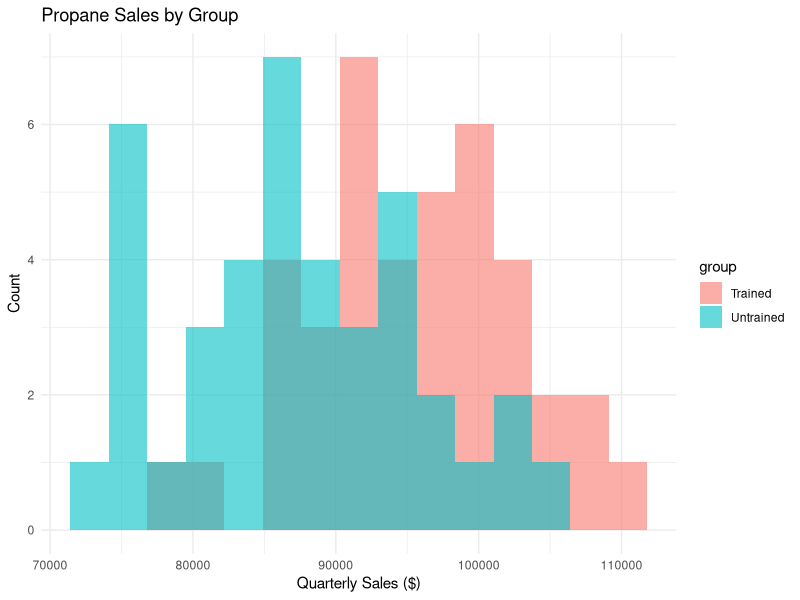

The R script that drew this image: (Note: this script raises an error after producing the figure.)
library(tidyverse)

set.seed(123)  # For reproducibility

# Simulate data
n_per_group <- 40

sales_data <- tibble(
  employee_id = 1:(2 * n_per_group),
  group = c(rep("Trained", n_per_group), rep("Untrained", n_per_group)),
  sales = case_when(
    group == "Trained"   ~ rnorm(80, mean = 95000, sd = 8000),
    group == "Untrained" ~ rnorm(80, mean = 88000, sd = 8000)
  )
)

# Visual check
sales_data %>%
  ggplot(aes(x = sales, fill = group)) +
  geom_histogram(alpha = 0.6, bins = 15, position = "identity") +
  labs(title = "Propane Sales by Group", x = "Quarterly Sales ($)", y = "Count") +
  theme_minimal()

sales_data %>% independent_qq(continuous = sales,
                                 grouping = group)


sales_data %>% variances_HT(continuous = sales,
                            grouping = group)

sales_data %>% independent_mean_HT(continuous = sales,
                                   grouping = group)



library(tidyverse)

set.seed(234)

n_students <- 30

# Simulate skewed scores before and after
vocab_data <- tibble(
  student_id = 1:n_students,
  score_before = rpois(n_students, lambda = 10),
  score_after  = score_before + rpois(n_students, lambda = 3)  # most students improve
)

# Check distribution
vocab_data %>%
  pivot_longer(cols = c(score_before, score_after), names_to = "time", values_to = "score") %>%
  ggplot(aes(x = score, fill = time)) +
  geom_histogram(alpha = 0.6, bins = 15, position = "identity") +
  labs(title = "Vocabulary Quiz Scores Before & After Peggy's Bootcamp", x = "Score", y = "Count") +
  theme_minimal()

vocab_data %>% dependent_qq(col1 = score_before,
                            col2 = score_after)

vocab_data %>% dependent_median_HT(col1 = score_after,
                                   col2 = score_before,
                                   m = 2.5,
                                   alternative = "greater")
